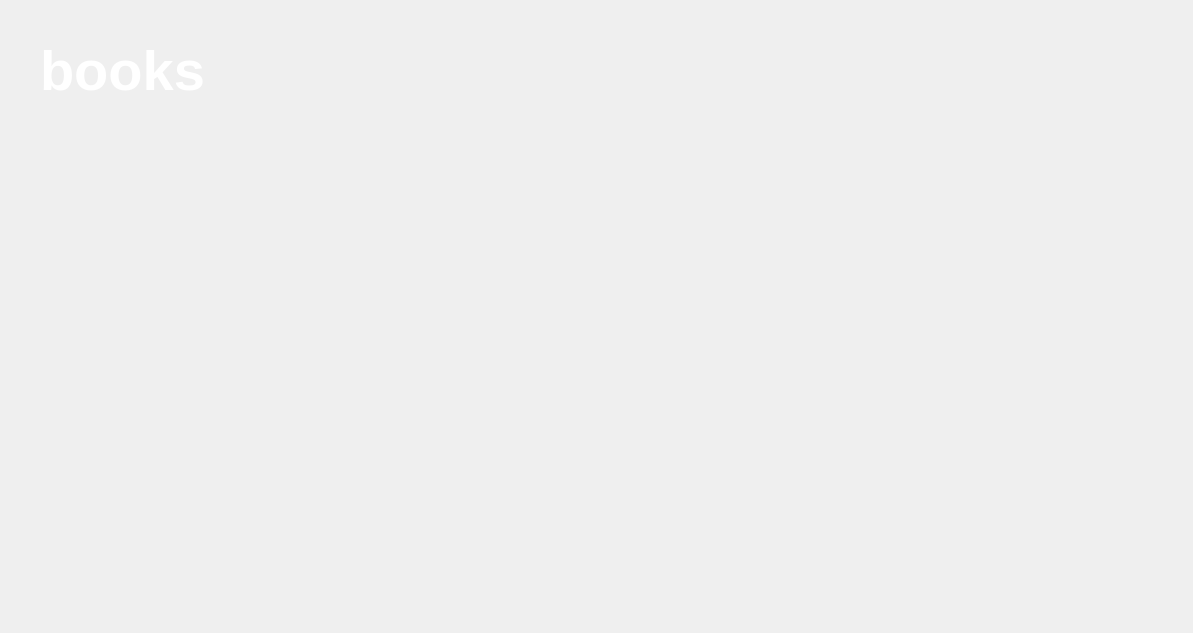
      <widget class="QWidget" name="books_pdf_page">
       <widget class="ButtonQLabel" name="books_pdf_title">
        <property name="geometry">
         <rect>
          <x>40</x>
          <y>30</y>
          <width>251</width>
          <height>81</height>
         </rect>
        </property>
        <property name="palette">
         <palette>
          <active>
           <colorrole role="WindowText">
            <brush brushstyle="SolidPattern">
             <color alpha="255">
              <red>255</red>
              <green>255</green>
              <blue>255</blue>
             </color>
            </brush>
           </colorrole>
          </active>
          <inactive>
           <colorrole role="WindowText">
            <brush brushstyle="SolidPattern">
             <color alpha="255">
              <red>255</red>
              <green>255</green>
              <blue>255</blue>
             </color>
            </brush>
           </colorrole>
          </inactive>
          <disabled>
           <colorrole role="WindowText">
            <brush brushstyle="SolidPattern">
             <color alpha="255">
              <red>127</red>
              <green>88</green>
              <blue>110</blue>
             </color>
            </brush>
           </colorrole>
          </disabled>
         </palette>
        </property>
        <property name="font">
         <font>
          <pointsize>42</pointsize>
          <weight>75</weight>
          <bold>true</bold>
         </font>
        </property>
        <property name="text">
         <string>books</string>
        </property>
       </widget>
       <widget class="HomeButtonQLabel" name="books_pdf_home_button">
        <property name="geometry">
         <rect>
          <x>10</x>
          <y>530</y>
          <width>60</width>
          <height>60</height>
         </rect>
        </property>
        <property name="text">
         <string/>
        </property>
        <property name="pixmap">
         <pixmap>../Media/home.png</pixmap>
        </property>
        <property name="scaledContents">
         <bool>true</bool>
        </property>
       </widget>
       <widget class="ButtonQLabel" name="books_pdf_right_arrow">
        <property name="geometry">
         <rect>
          <x>870</x>
          <y>290</y>
          <width>60</width>
          <height>60</height>
         </rect>
        </property>
        <property name="text">
         <string/>
        </property>
        <property name="pixmap">
         <pixmap>../Media/misc/arrow_right.png</pixmap>
        </property>
        <property name="scaledContents">
         <bool>true</bool>
        </property>
       </widget>
       <widget class="ButtonQLabel" name="books_pdf_left_arrow">
        <property name="geometry">
         <rect>
          <x>90</x>
          <y>300</y>
          <width>60</width>
          <height>60</height>
         </rect>
        </property>
        <property name="text">
         <string/>
        </property>
        <property name="pixmap">
         <pixmap>../Media/misc/arrow_left.png</pixmap>
        </property>
        <property name="scaledContents">
         <bool>true</bool>
        </property>
       </widget>
       <widget class="PDFViewer" name="pdf_viewer">
        <property name="geometry">
         <rect>
          <x>240</x>
          <y>70</y>
          <width>541</width>
          <height>471</height>
         </rect>
        </property>
        <property name="text">
         <string/>
        </property>
       </widget>
       <widget class="QLabel" name="books_pdf_background">
        <property name="geometry">
         <rect>
          <x>0</x>
          <y>0</y>
          <width>1184</width>
          <height>624</height>
         </rect>
        </property>
        <property name="text">
         <string/>
        </property>
        <property name="pixmap">
         <pixmap>../Media/books/books_background_1.png</pixmap>
        </property>
        <property name="scaledContents">
         <bool>true</bool>
        </property>
       </widget>
       <zorder>books_pdf_background</zorder>
       <zorder>books_pdf_title</zorder>
       <zorder>books_pdf_home_button</zorder>
       <zorder>books_pdf_right_arrow</zorder>
       <zorder>books_pdf_left_arrow</zorder>
       <zorder>pdf_viewer</zorder>
      </widget>
